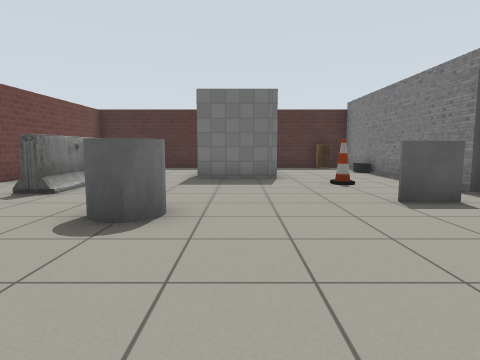
[1] (above)

12 first-person views from a walk through a world built for the Gazebo simulator. The camera is 0.9 m above the floor, tilts 6° down and sees 75° across. Floor lines are 1 m apart. The floor is counted in squares, 1 m on a side. Each view is taken from the middle of a square. On the plan, view 1 faces up. The plan holds only what a view shows up to about 11 squares ahead; the rest is blank. The place goes on beyond the plan. Robots are left out. Gazebo's built-in surfaces are drawn with simple patterns. Some stock models are drawn as simple stand-ins.

[2]
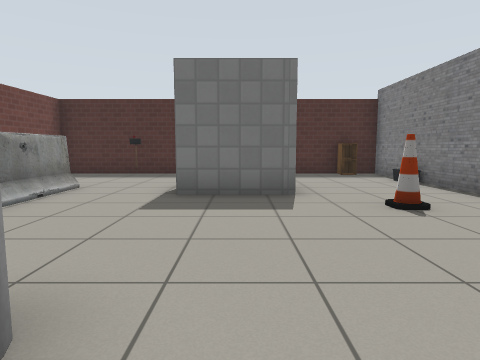

[3]
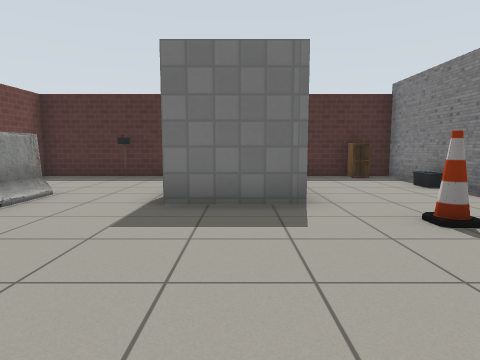

[4]
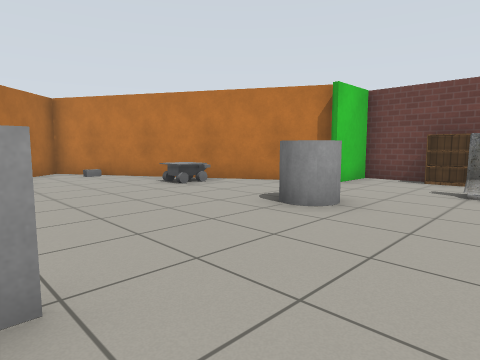

[5]
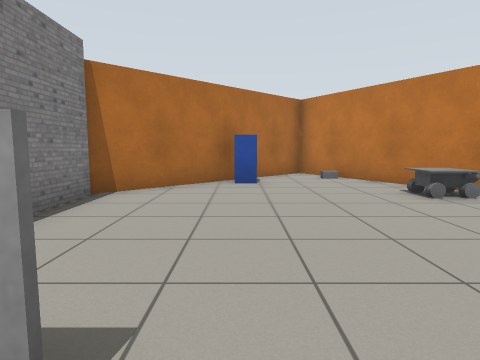

[6]
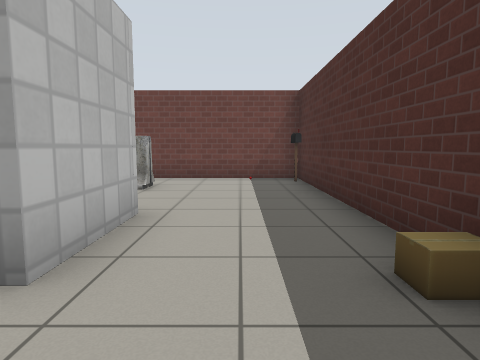

[7]
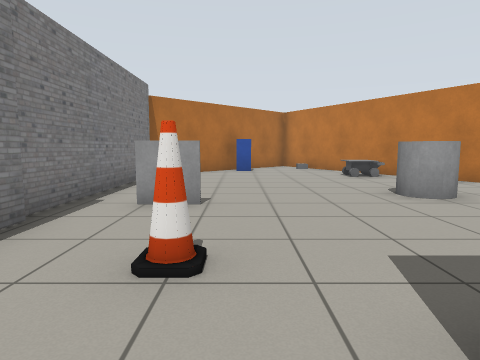

[8]
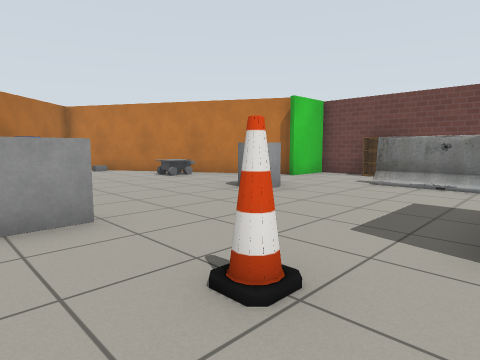

[9]
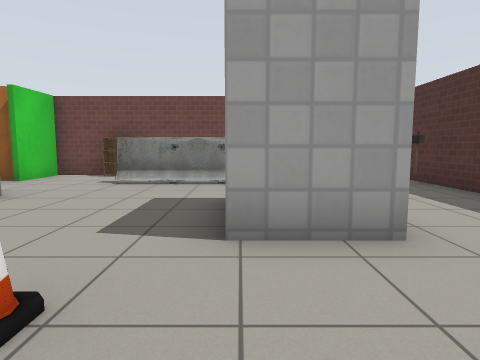

[10]
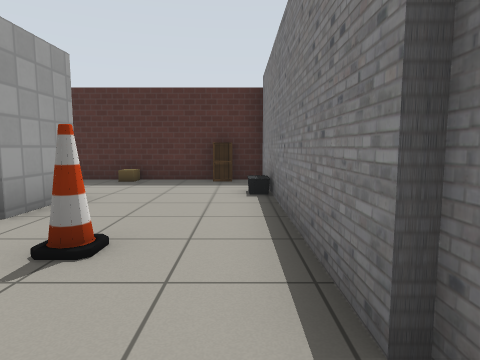

[11]
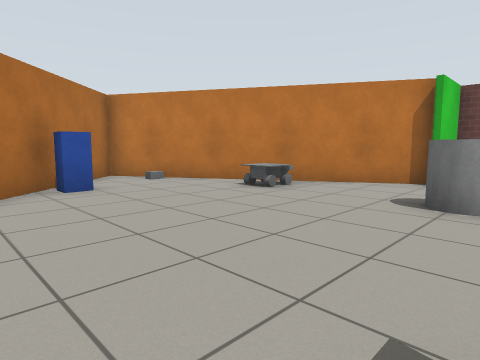

[12]
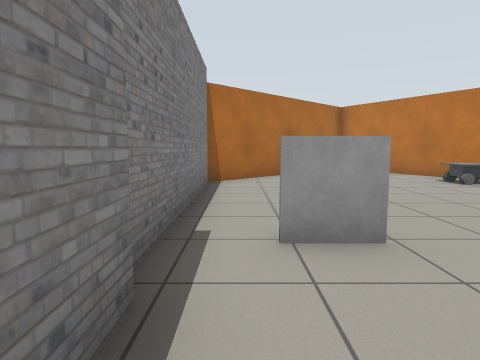

### Floor plan
Points are (right, up) in squares from view 1. A wall is a line through its corners. A room is listed if a view was taken in it or the views show most of it. See-through windows are left out.
Room 1 (views 1, 2, 3, 4, 5, 6, 7, 8, 9, 10, 11, 12)
walls: (4.6, 6.1) (4.6, 13.7) (-6.1, 13.7) (-6.1, 3.2) (-4.2, 3.2); (-1.3, 10.6) (1, 10.6) (1, 8.9) (-1.2, 8.9); (-4.6, 3) (-0.1, -4.9) (4.8, 0) (4.8, 6.2)
objects: bookshelf (-6, 5); barrier (-4, 6) to (-4, 10); postbox (-3, 13); other object (-2, 0); grey cylinder (-2, 4) to (-1, 4); grey box (-1, -3); cardboard box (1, 13); postbox (2, -2); cone (2, 8); grey box (3, 5); other object (4, 11); cabinet (4, 13)

Positions as (right, up) in squares from view 1, and headings:
1: (0, 0), facing up
2: (0, 3), facing up
3: (0, 4), facing up
4: (3, 7), facing down-left
5: (2, 6), facing down
6: (3, 12), facing left
7: (2, 10), facing down
8: (4, 9), facing down-left
9: (4, 9), facing left
10: (4, 5), facing up
11: (4, 5), facing down-left
12: (4, 8), facing down
